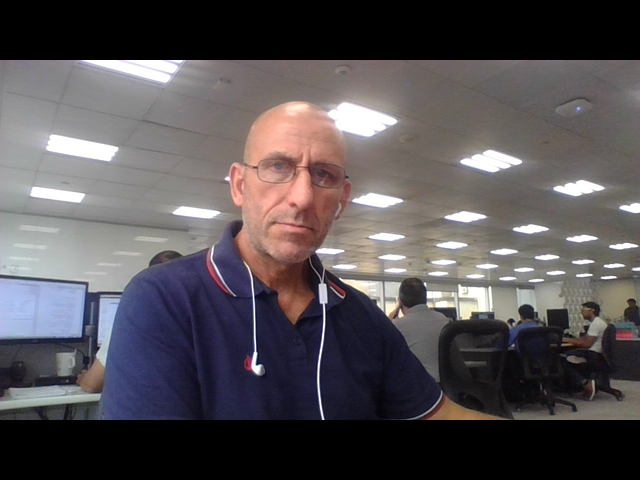
#> input picture 1c6edf88-2ac8-4293-af54-041a6b288503.png, 640 x 480 px; its folder holds only this picture in this run
$ python -i imgTools.py   (imports and definitions only)
#> lines starting #> are read from the running program, lines starting #| are printed output that depends on the picture
#> further down, picture is the input picture: shape (480, 640, 3); mean B, G, R 83.5, 80.6, 85.4
import PIL
import numpy as np
import cv2
import os
import uuid
#from tkinter import*
class imageTools:
    def load_image_file(self,file, mode='RGB'):
        im = PIL.Image.open(file,'r')
        if mode:
            im = im.convert(mode)
        return np.array(im)
#
    def grabaImgNueva(self, imagen):
        rutaDestino = "C:/Desarrollo/Ejemplos/Python ejemplos/201903/tmp"
        pin=sorted([int(n[:n.find('.')]) for n in os.listdir(rutaDestino)
                if n[0]!='.' ]+[0])[-1] + 1

            #Metemos la foto en el directorio
        cv2.imwrite('%s/%s.png' % (rutaDestino, pin), imagen)
        # Escribiendo el nombre de la cara reconocida
        return
#
    def actualizoModelo(self, rutaImagen):

        return
#
    def testCamara(self):
        cap = cv2.VideoCapture(0)
        cap.set(3,640) # set Width
        cap.set(4,480) # set Height
        cap.release()
        while(True):
            ret, frame = cap.read()
            frame = cv2.flip(frame, 1) # Flip camera vertically
#            gray = cv2.cvtColor(frame, cv2.COLOR_BGR2GRAY)

            cv2.imshow('Test Camara - Pulse ESC para salir o ENTER para tomar Fotgrafia', frame)

            k = cv2.waitKey(30) & 0xff
            if k == 27: # press 'ESC' to quit
                break
            elif k == 13:
                nombre_foto = str(uuid.uuid4()) + ".png" # uuid4 regresa un objeto, no una cadena. Por eso lo convertimos
                cv2.imwrite(nombre_foto, frame)
        cv2.destroyAllWindows()
#
    def mejoraImagen(self, img):
        img_to_yuv = cv2.cvtColor(img,cv2.COLOR_BGR2YUV)
#> img_to_yuv: shape (480, 640, 3); mean of channels 0, 1, 2 82.4, 128.6, 130.7
        img_to_yuv[:,:,0] = cv2.equalizeHist(img_to_yuv[:,:,0])
#> img_to_yuv: shape (480, 640, 3); mean of channels 0, 1, 2 96.3, 128.6, 130.7
        hist_equalization_result = cv2.cvtColor(img_to_yuv, cv2.COLOR_YUV2BGR)
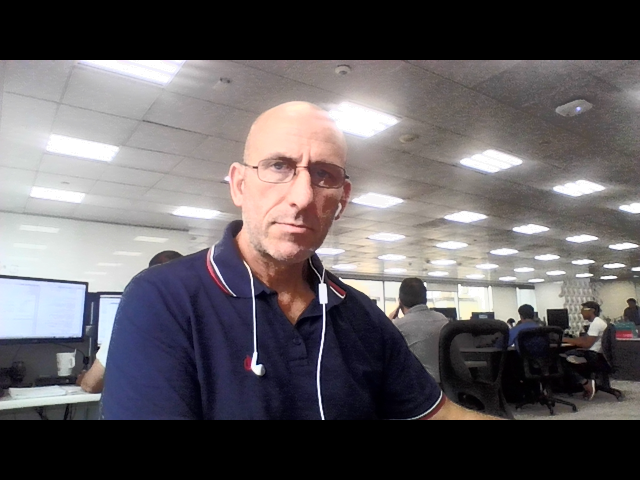
#> hist_equalization_result: shape (480, 640, 3); mean B, G, R 97.2, 94.5, 98.9
        return hist_equalization_result
#

    """
    def elijoModelo(self, marco):
        master = Tk()
        var = IntVar()
        Label(marco, text = "Seleccione el MODELO a usar").grid(row=0, sticky=W)
        Radiobutton(marco, text = "Modelo Arq.Empr", variable = var, value = 1).grid(row=1, sticky=W)
        Radiobutton(marco, text = "Modelo Variado", variable = var, value = 2).grid(row=2, sticky=W)
        Radiobutton(marco, text = "Modelo Gcia. SCI", variable = var, value = 2).grid(row=3, sticky=W)
        Button(marco, text = "OK", command = master.quit).grid(row=4, sticky=W)
        selection = var.get()
        print ("Selection:", selection)
        return(selection)
        mainloop()
    """

>>> import cv2
>>> picture = cv2.imread('1c6edf88-2ac8-4293-af54-041a6b288503.png')
>>> result = imageTools().mejoraImagen(picture)

$ run again, on entrenamiento.png
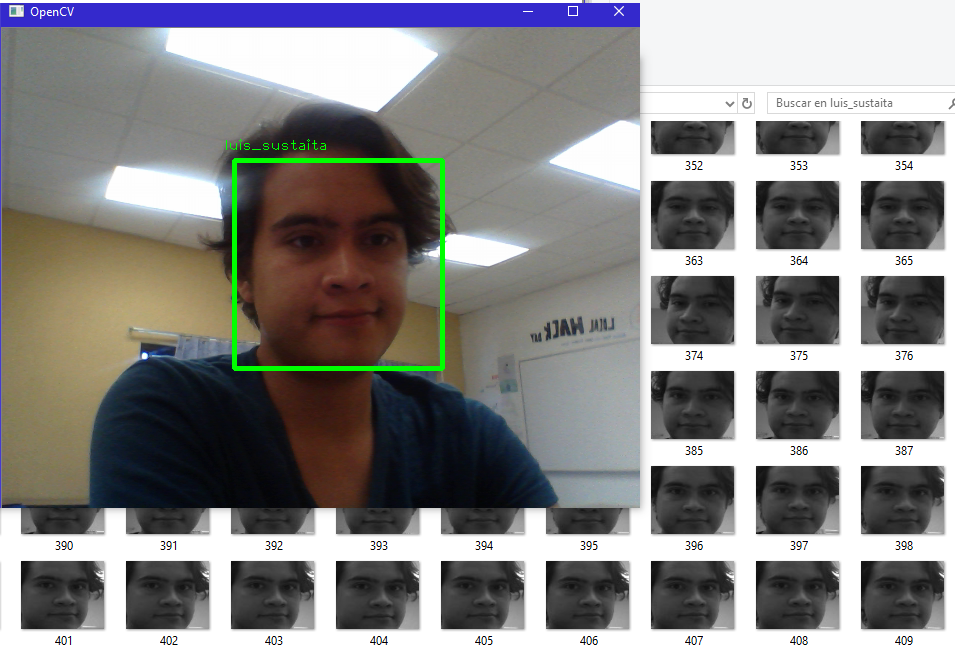
#> input picture entrenamiento.png, 955 x 648 px
#> picture is the input picture: shape (648, 955, 3); mean B, G, R 132.3, 133.1, 134.1
#> in mejoraImagen, `hist_equalization_result = cv2.cvtColor(img_to_yuv, cv2.COLOR_YUV2BGR)`:
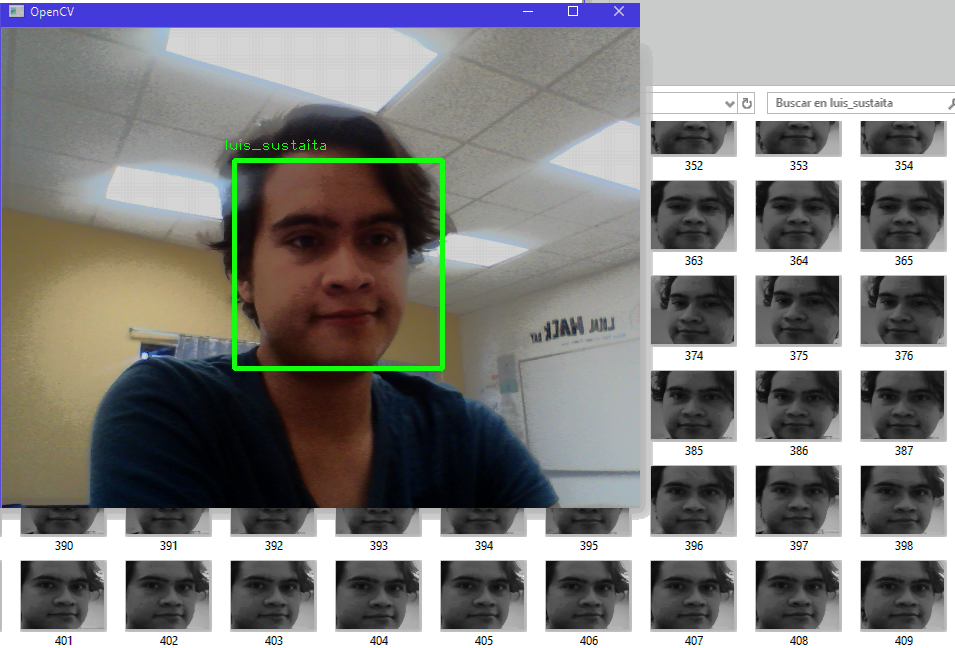
#> hist_equalization_result: shape (648, 955, 3); mean B, G, R 130.7, 131.5, 132.6

$ run again, on reconocido.png
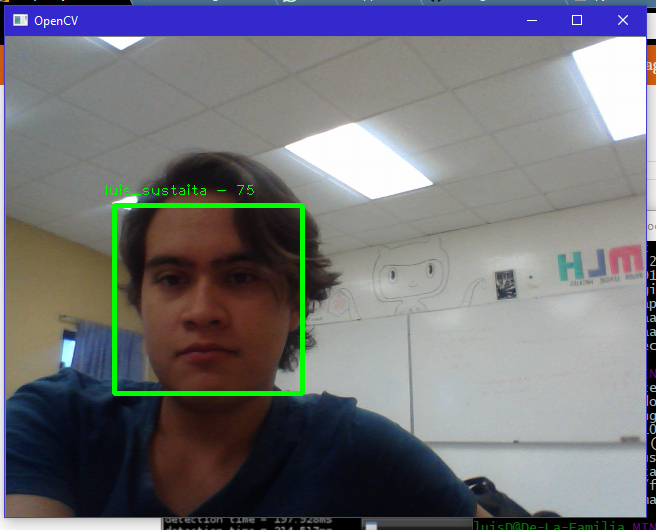
#> input picture reconocido.png, 656 x 530 px
#> picture is the input picture: shape (530, 656, 3); mean B, G, R 120.1, 114.5, 114
#> in mejoraImagen, `hist_equalization_result = cv2.cvtColor(img_to_yuv, cv2.COLOR_YUV2BGR)`:
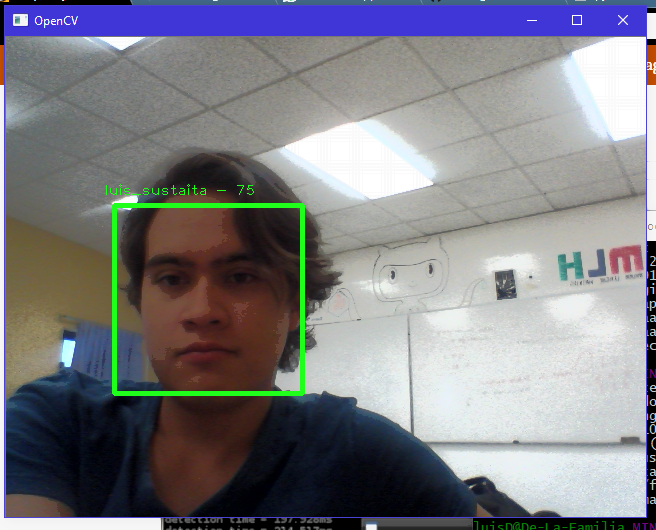
#> hist_equalization_result: shape (530, 656, 3); mean B, G, R 131.9, 126.2, 126
